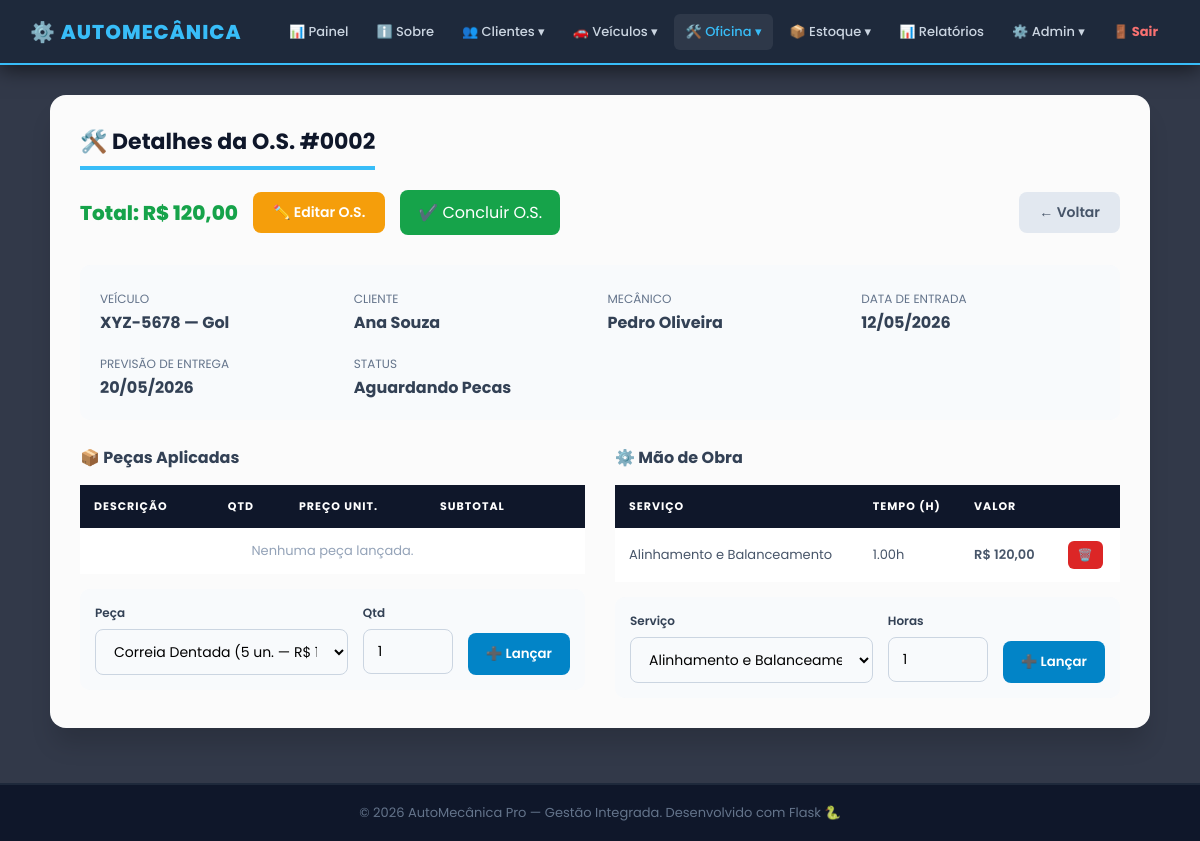
/os/detalhes/2 (signed in), run on an earlier commit of the app's database.
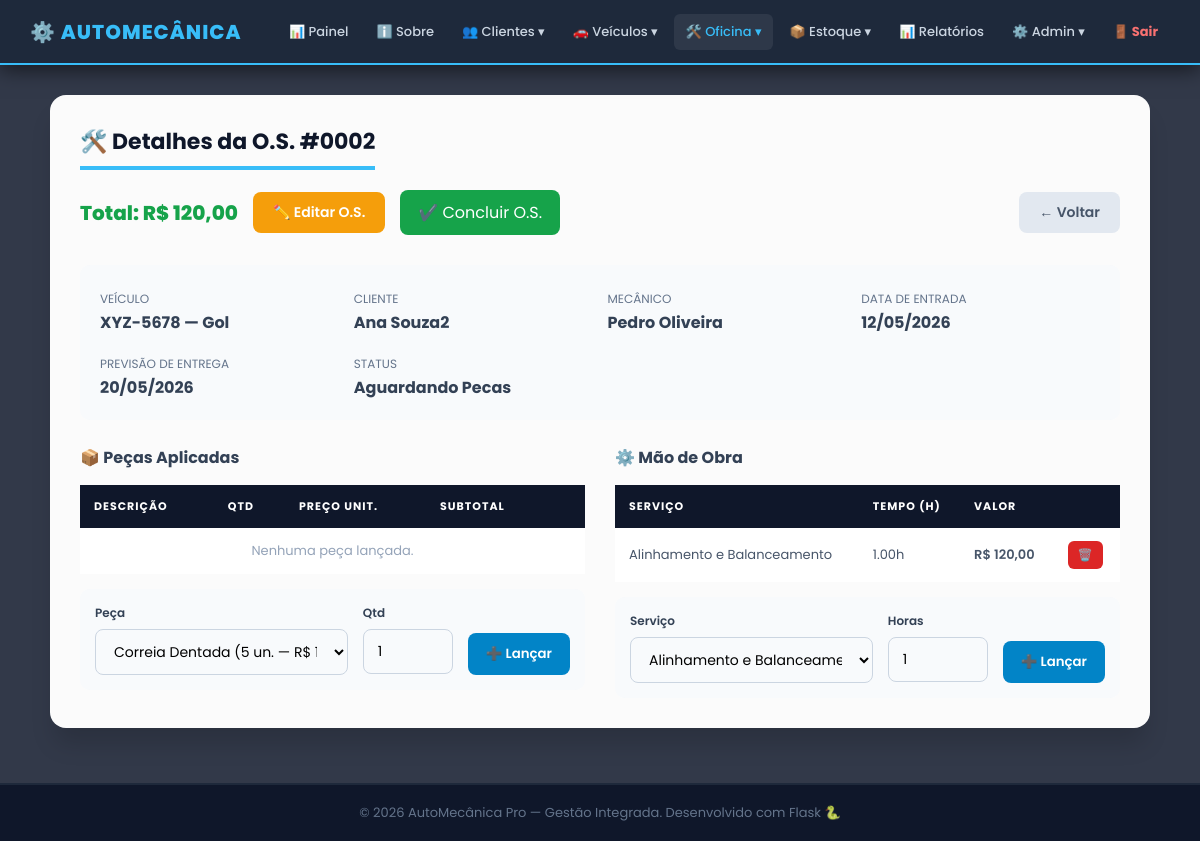
And on a later commit of the database.
### app.py (models this page shows)
class Cliente(db.Model):
    __tablename__ = 'cliente'
    id_cliente = db.Column(db.Integer, primary_key=True)
    nome       = db.Column(db.String(100), nullable=False)
    cpf        = db.Column(db.String(15),  unique=True, nullable=False)
    telefone   = db.Column(db.String(20))
    veiculos   = db.relationship('Veiculo', backref='cliente', lazy=True, cascade='all, delete-orphan')

### app.py (the view)
@app.route('/os/detalhes/<int:id>')
@login_required
def os_detalhes(id):
    os_ = OrdemServico.query.get_or_404(id)
    pecas_disponiveis = Peca.query.filter(Peca.quantidade_estoque > 0).order_by(Peca.descricao).all()
    servicos_disponiveis = Servico.query.order_by(Servico.descricao).all()
    return render_template('os/detalhes.html', controller='os', os=os_,
                           pecas_usadas=os_.pecas_os, servicos_feitos=os_.servicos_os,
                           pecas_disponiveis=pecas_disponiveis, servicos_disponiveis=servicos_disponiveis)

### app.py (called while the page is built)
def login_required(f):
    @wraps(f)
    def decorated(*args, **kwargs):
        if 'usuario_id' not in session:
            return redirect(url_for('login'))
        return f(*args, **kwargs)
    return decorated

def format_brl(value):
    try:
        return f"R$ {float(value):,.2f}".replace(',', 'X').replace('.', ',').replace('X', '.')
    except:
        return 'R$ 0,00'

def get_csrf_token():
    if '_csrf_token' not in session:
        session['_csrf_token'] = secrets.token_hex(32)
    return session['_csrf_token']

@app.before_request
def csrf_protect():
    if request.method == 'POST':
        token_sessao = session.get('_csrf_token')
        token_form   = request.form.get('csrf_token')
        if not token_sessao or not token_form or not hmac.compare_digest(token_sessao, token_form):
            abort(400, description='Token CSRF invalido ou ausente. Recarregue a pagina e tente novamente.')

### templates/os/detalhes.html (shortened to what the changed rows need)
{% extends 'base.html' %}
{% block content %}
<div class="cartao" style="max-width:1100px;">
    <div style="background:#f8fafc;border-radius:10px;padding:20px;margin-bottom:25px;display:grid;grid-template-columns:repeat(auto-fit,minmax(200px,1fr));gap:15px;">
        <div><span style="font-size:12px;color:#64748b;text-transform:uppercase;">Cliente</span><br><b>{{ os.veiculo.cliente.nome }}</b></div>
    </div>
    <div style="display:grid;grid-template-columns:1fr 1fr;gap:30px;">
        <div>
            <table>
                <thead><tr><th>Descrição</th><th>Qtd</th><th>Preço Unit.</th><th>Subtotal</th>{% if os.status != 'Concluida' %}<th></th>{% endif %}</tr></thead>
            </table>
        </div>
        <div>
            <table>
                <thead><tr><th>Serviço</th><th>Tempo (h)</th><th>Valor</th>{% if os.status != 'Concluida' %}<th></th>{% endif %}</tr></thead>
            </table>
        </div>
    </div>
</div>
{% endblock %}

What changed in the data, as far as the page shows it:
changed Cliente: veiculo.cliente.nome "Ana Souza" → "Ana Souza2"
